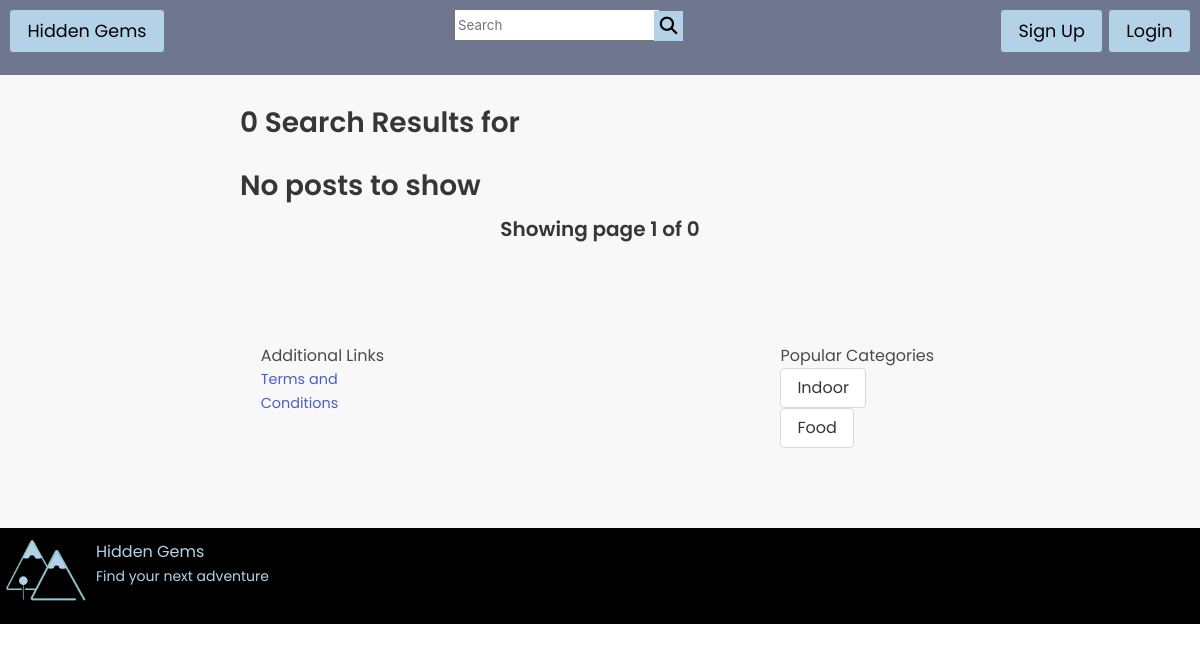
Page /search.php on the earlier database version.
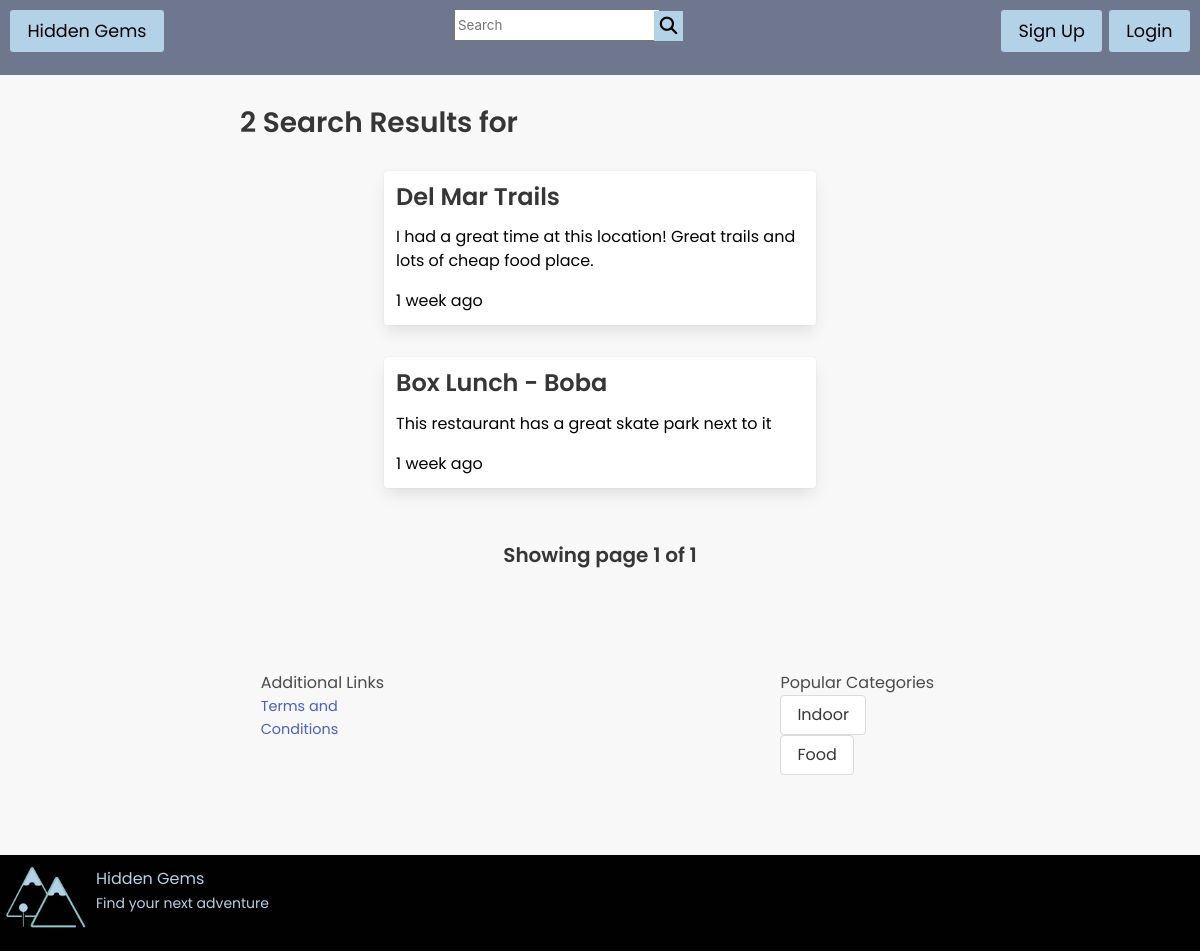
Same page on the later database version.
### tables this page shows
CREATE TABLE `posts` (
  `post_id` mediumint(9) NOT NULL,
  `body` text NOT NULL,
  `photo` text NOT NULL,
  `date` datetime NOT NULL,
  `is_approved` int(2) NOT NULL,
  `rating` tinyint(5) NOT NULL,
  `user_id` int(11) NOT NULL,
  `location_id` int(11) NOT NULL
);

CREATE TABLE `locations` (
  `location_id` mediumint(9) NOT NULL,
  `title` varchar(300) NOT NULL,
  `lat` double NOT NULL,
  `lng` double NOT NULL,
  `category_id` int(11) NOT NULL
);

### includes/functions.php (called while the page is built, shortened)
<?php
function time_ago($datetime, $full = false) {
    $now = new DateTime;
    $ago = new DateTime($datetime);
    $diff = $now->diff($ago);
    $diff->w = floor($diff->d / 7);
    $diff->d -= $diff->w * 7;
    $string = array(
        'y' => 'year',
        'm' => 'month',
        'w' => 'week',
        'd' => 'day',
        'h' => 'hour',
        'i' => 'minute',
        's' => 'second',
    );
    foreach ($string as $k => &$v) {
        if ($diff->$k) {
            $v = $diff->$k . ' ' . $v . ($diff->$k > 1 ? 's' : '');
        } else {
            unset($string[$k]);
        }
    }
    if (!$full) $string = array_slice($string, 0, 1);
    return $string ? implode(', ', $string) . ' ago' : 'just now';
}
    ?>

### search.php (the view, shortened to what this page needs)
<?php
require_once( 'includes/config.php' );
require_once( 'includes/functions.php' );
$per_page=9;
$current_page=1;
if(isset($_GET['phrase'])){
    $phrase =   trim(strip_tags($_GET['phrase']));
}else{
    $phrase = '';
}
require( 'includes/header.php' );
?>
<main class="content">
	<div>
		<?php
 $query = 'SELECT *
 FROM  locations, posts
 WHERE title LIKE :phrase
 AND locations.location_id = posts.location_id';
		$result = $DB->prepare($query);
		$result->execute( array('phrase' => "%$phrase%") );
        $total = $result->rowCount();
    $max_pages =ceil($total / $per_page);
	if($current_page < 1 OR $current_page > $max_pages){ $current_page = 1;}
	$offset = ($current_page - 1) * $per_page;
	$query .= ' LIMIT :offset, :per_page';
	$result = $DB->prepare($query);
	$wildcard = "%$phrase%";
	$result->bindParam('phrase', $wildcard, PDO::PARAM_STR);
	$result->bindParam('offset', $offset, PDO::PARAM_INT);
	$result->bindParam('per_page', $per_page, PDO::PARAM_INT);
	$result->execute();
         ?>
         <section class="full"><h2><?php echo $total ?> Search Results for <?php echo  $phrase ?></h2></section>
         <?php
		if( $result->rowCount() ){
			while( $row = $result->fetch() ){
?>
	<article class="searchResults" style="width: 100%; margin: 2rem auto;">
		<div class="card"style="padding:.75rem;">
				<a href="single.php?location_id=<?php echo $row['location_id']?>">
				<h3 class="post-title clamp"><?php echo $row['title']; ?></h3>
				<p class="post-excerpt clamp"><?php echo $row['body']; ?></p>
				<div class="flex post-info">
					<span class="date"><?php echo time_ago($row['date']); ?></span>
				</div>
				</a>
		</div>
	</article>
		<?php
			}
			?>
		<?php
		}else{
			echo '<h2>No posts to show</h2>';
		}
		?>
        <section class="full" style="text-align: center;">
		<h4>Showing page <?php echo $current_page; ?> of <?php echo $max_pages; ?></h4>
		</section>
	</div>
</main>
<?php
require('includes/footer.php');
?>

Differences in the rows shown:
added posts: location.title "Del Mar Trails", body "I had a great time at this location! Great trails and lots of cheap food place.", date "1 week ago"
added posts: location.title "Box Lunch - Boba", body "This restaurant has a great skate park next to it", date "1 week ago"
Other differences:
$total: "0" → "2"
$max_pages: "0" → "1"
text no longer shown: "No posts to show"
